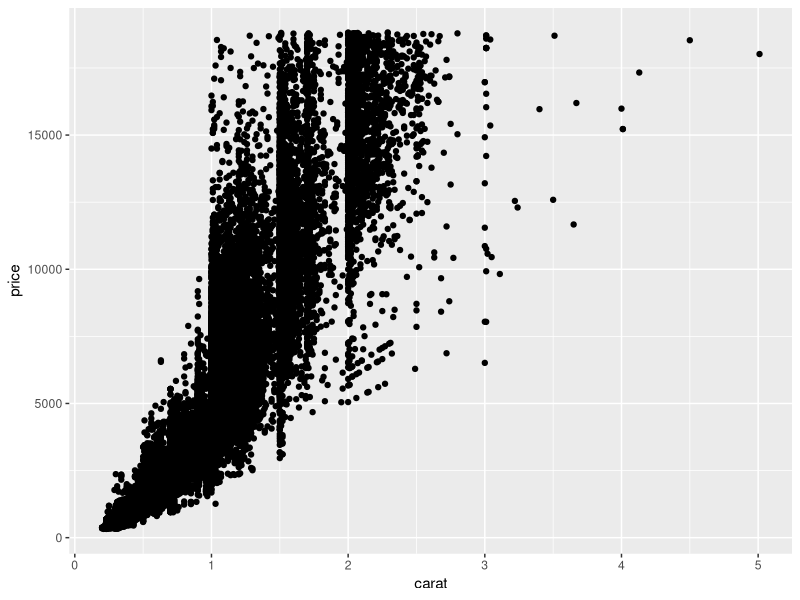
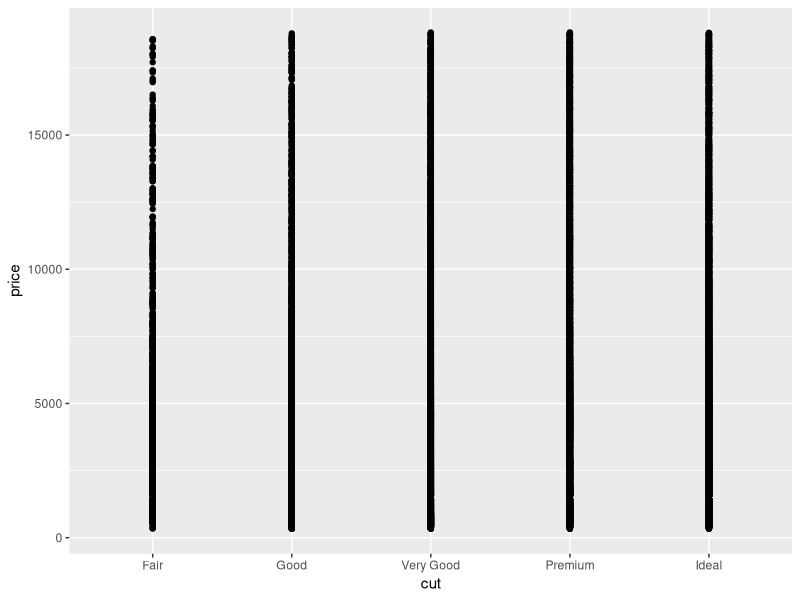
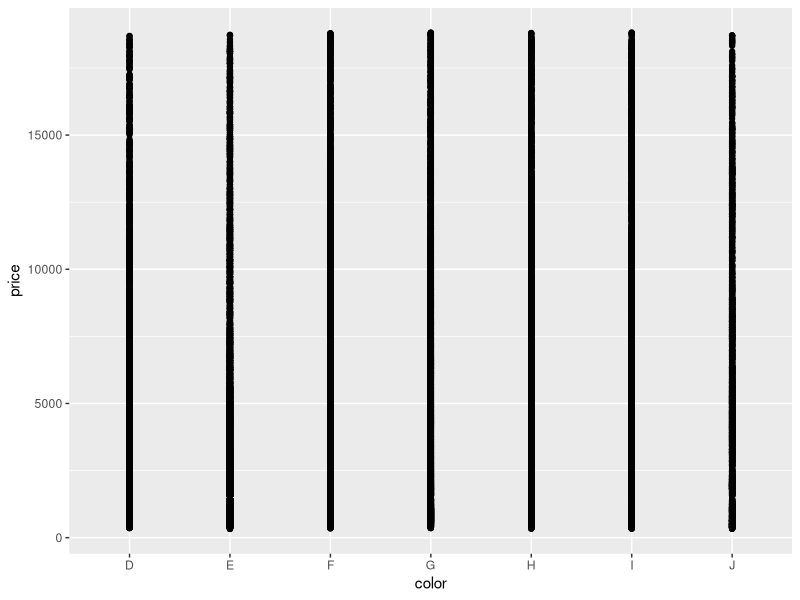
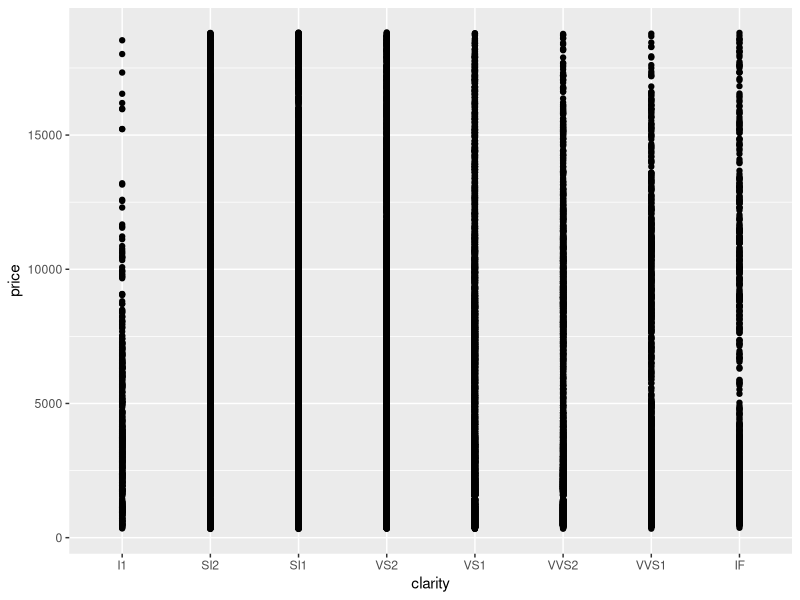
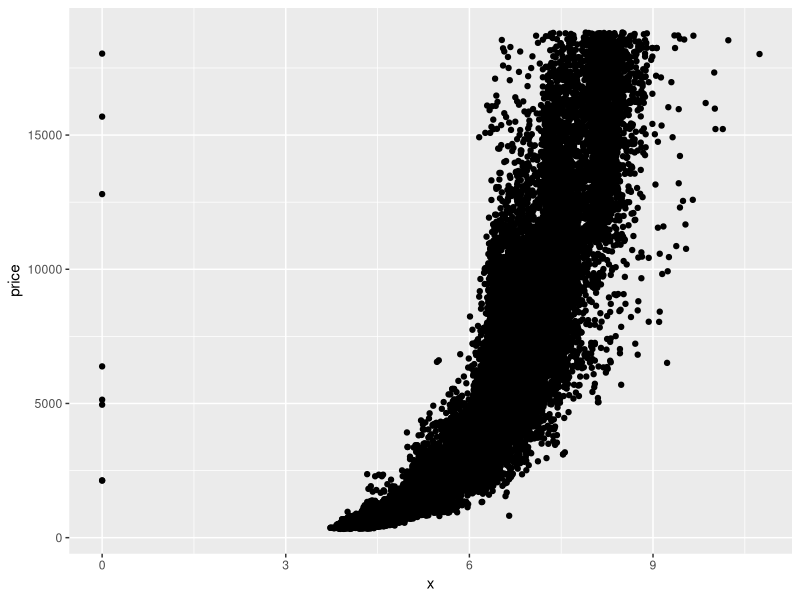
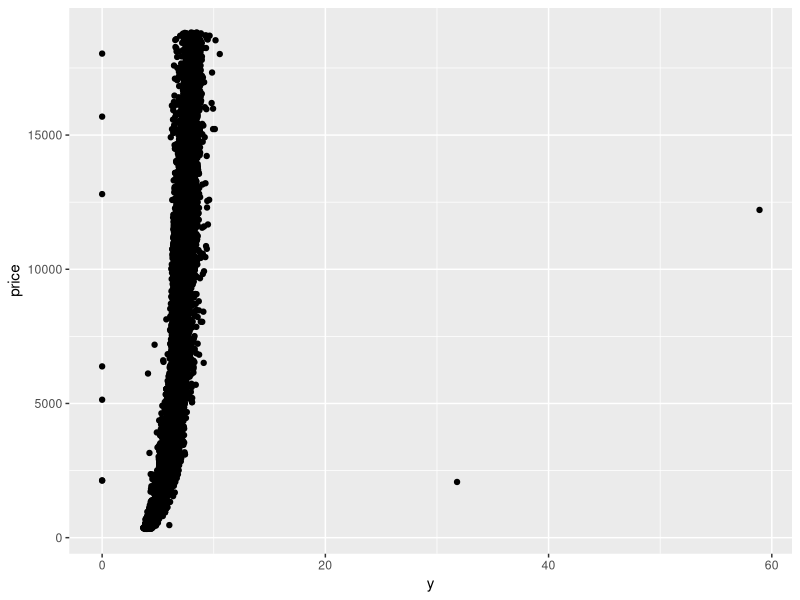
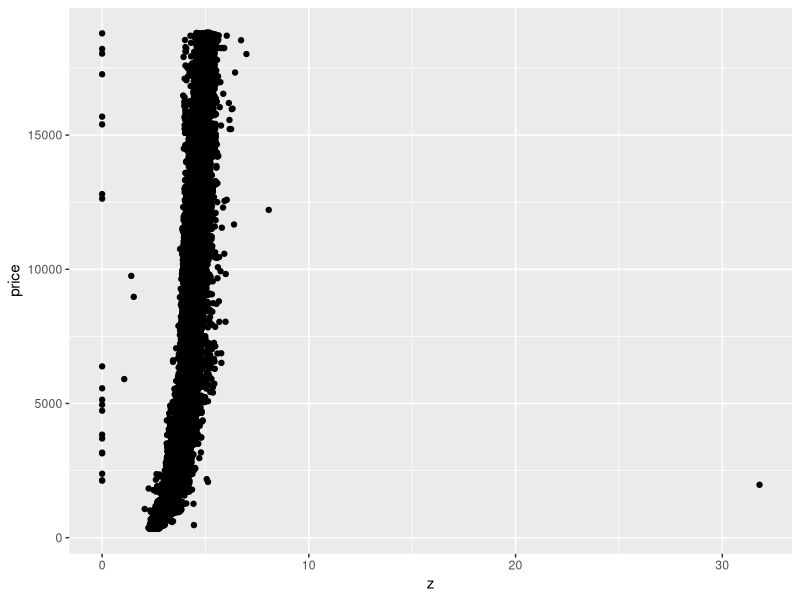
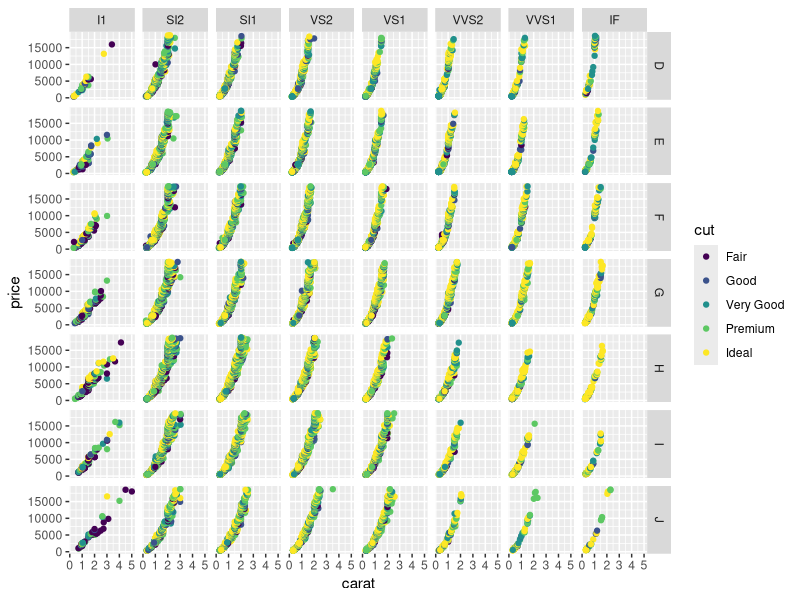

Write R code to recreate these figures, in order.
library(ggplot2)
library(dplyr)
diamonds
attach(diamonds)

#Atomic list can't be found, just reload the library
data=diamonds

mytable<-table(cut,clarity)
mytable

summary(mytable)

#Gives new subset of data where the cut is ideal only
data_ideal<-filter(diamonds,cut=="Ideal")



d<-ggplot(data=diamonds)+
  geom_point(mapping=aes(x=carat, y=price))
e<-ggplot(data=diamonds)+
  geom_point(mapping=aes(x=cut, y=price))
f<-ggplot(data=diamonds)+
  geom_point(mapping=aes(x=color, y=price))
g<-ggplot(data=diamonds)+
  geom_point(mapping=aes(x=clarity, y=price))
h<-ggplot(data=diamonds)+
  geom_point(mapping=aes(x=x, y=price))
i<-ggplot(data=diamonds)+
  geom_point(mapping=aes(x=y, y=price))
j<-ggplot(data=diamonds)+
  geom_point(mapping=aes(x=z, y=price))
windows()
d
e
f
g
h
i
j


d<-ggplot(data=diamonds)+
  geom_point(mapping=aes(x=carat, y=price, color=cut)) +
  facet_grid(color~clarity) 
d

d<-ggplot(data=diamonds)+
  geom_point(mapping=aes(x=carat, y=price, color=cut)) +
  facet_grid(color~clarity) 
d

d<-ggplot(data=diamonds)+
  geom_point(mapping=aes(x=carat, y=price, color=cut)) +
  facet_wrap(~x, nrow=2) 
d
